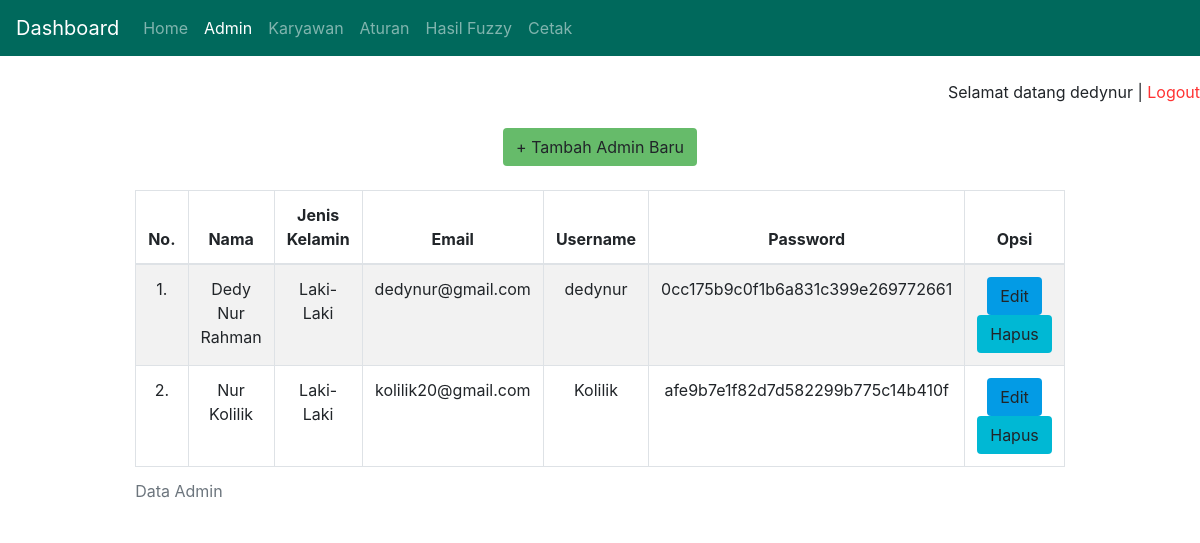
Screenshot of /admin.php (signed in) with the database file from the repository.
### tables this page shows
CREATE TABLE `user` (
  `id` int(20) NOT NULL,
  `nama` varchar(60) NOT NULL,
  `jk` varchar(50) NOT NULL,
  `Email` varchar(255) NOT NULL,
  `username` varchar(40) NOT NULL,
  `password` varchar(40) NOT NULL
);

### admin.php (the view, shortened to what this page needs)
<?php
include "+koneksi.php";
?>
<!DOCTYPE html>
<html>
<head>
	<link rel="stylesheet" href="https://cdn.jsdelivr.net/npm/bootstrap@4.6.0/dist/css/bootstrap.min.css">
</head>
<body>
<nav class="navbar navbar-expand-lg navbar-dark "  style="background-color: #00695c;">
  <a class="navbar-brand" href="dashboard.php">Dashboard</a>
  <div class="collapse navbar-collapse" id="navbarText">
    <ul class="navbar-nav mr-auto">
        <a class="nav-link" href="dashboard.php">Home <span class="sr-only">(current)</span></a>
      <li class="nav-item">
      <li class="nav-item active">
        <a class="nav-link" href="admin.php">Admin</a>
      </li>
      <li class="nav-item">
        <a class="nav-link" href="karyawan.php">Karyawan</a>
      </li>
      <li class="nav-item">
		<a class="nav-link" href="aturan.php">Aturan</a>
      </li>
	  <li class="nav-item">
		<a class="nav-link" href="hasil.php">Hasil Fuzzy</a>
      </li>
      <li class="nav-item">
		<a class="nav-link" href="cetak.php">Cetak</a>
      </li>
    </ul>
  </div>
</nav>
<br>
<div align="right">
		Selamat datang  <?=$_SESSION['username']?> |
		<a href="logout.php">
			<span style="color:#ff3333">Logout</span>
		</a>
	</div>
</br><center>
<table class="table col-md-9 text-center  table-bordered table-striped table-hover" >
<div align="center">
		<a href="form_tambah_admin.php">
        <button class="btn"  style="background-color: #66BB6A">+ Tambah Admin Baru</button>
		</a>
	</div>
  <caption>Data Admin</caption>
  <br>
  <thead>
    <tr>
      <th >No.</th>
      <th >Nama</th>
      <th >Jenis Kelamin</th>
      <th >Email</th>
      <th>Username</th>
      <th >Password</th>
      <th>Opsi</th>
    </tr>
   </thead>
   <tbody>
    <?php
			$query = $con->query("SELECT * FROM user");
			$nomor = 1;
			while($data = $query->fetch(PDO::FETCH_ASSOC)) { ?>
				<tr>
					<td align="'left'"><?php echo $nomor++; ?>.</td>
					<td><?php echo $data['nama']; ?></td>
          <td><?php echo $data['jk']; ?></td>
					<td><?php echo $data['Email']; ?></td>
					<td><?php echo $data['username']; ?></td>
          <td><?php echo $data['password']; ?></td>
					<td >
						<a href="form_edit_admin.php?id=<?php echo $data['id']; ?>"><button class="btn" style="background-color: #039BE5">Edit</button></a>
						<a href="proses_hapus_admin.php?id=<?php echo $data['id']; ?>" onclick="return confirm('Yakin hapus data?')"><button class="btn" style="background-color: #00B8D4">Hapus</button></a>
					</td>
				</tr> <?php
			} ?>
    </tbody>
</table></center>
</body>
</html>

### rows the page displays
user: nama "Dedy Nur Rahman", jk "Laki-Laki", Email "dedynur@gmail.com", username "dedynur", password "0cc175b9c0f1b6a831c399e269772661"
user: nama "Nur Kolilik", jk "Laki-Laki", Email "kolilik20@gmail.com", username "Kolilik", password "afe9b7e1f82d7d582299b775c14b410f"

### other values shown
$_SESSION['username'] "dedynur"
